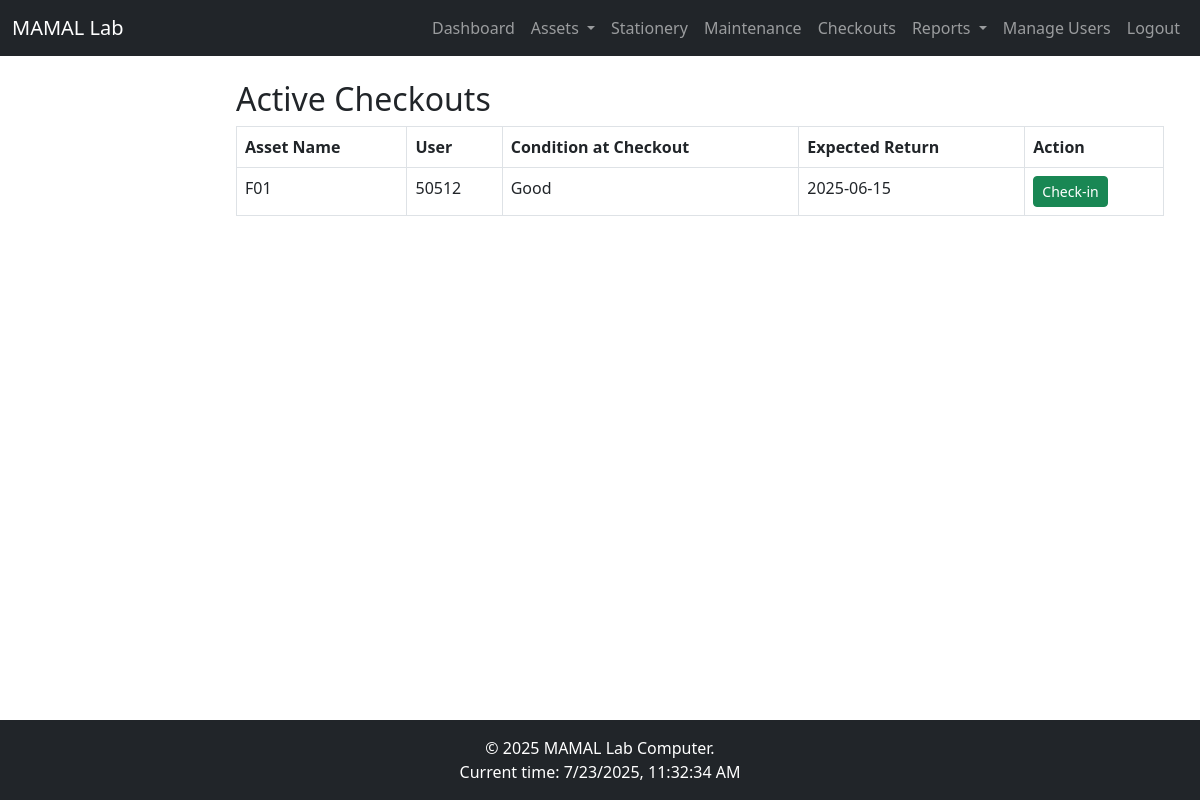
Page /checkout/active (signed in) on the committed database.
### app/models.py (models this page shows, shortened)
class Checkout(db.Model):
    id = db.Column(db.Integer, primary_key=True)
    asset_id = db.Column(db.Integer, db.ForeignKey('asset.id'))
    user_id = db.Column(db.Integer, db.ForeignKey('user.id'))
    checkout_date = db.Column(db.DateTime, default=datetime.utcnow)
    expected_return = db.Column(db.DateTime)
    actual_return = db.Column(db.DateTime)
    condition_out = db.Column(db.String(100))
    condition_in = db.Column(db.String(100))
    notes = db.Column(db.Text)
    user = db.relationship('User', backref='checkouts')

class Asset(db.Model):
    id = db.Column(db.Integer, primary_key=True)
    name = db.Column(db.String(100), nullable=False)
    serial_number = db.Column(db.String(50), unique=True, nullable=False)
    asset_type = db.Column(db.String(50), nullable=False)
    purchase_date = db.Column(db.Date)
    purchase_cost = db.Column(db.Float)
    location = db.Column(db.String(50))
    status = db.Column(db.String(20), default='Available')
    condition = db.Column(db.String(100))
    notes = db.Column(db.Text)
    qr_code = db.Column(db.String(100))
    last_updated = db.Column(db.DateTime, default=datetime.utcnow)
    maintenance = db.relationship('Maintenance', backref='asset', lazy='dynamic')
    checkouts = db.relationship('Checkout', backref='asset', lazy='dynamic')

class User(UserMixin, db.Model):
    id = db.Column(db.Integer, primary_key=True)
    username = db.Column(db.String(64), index=True, unique=True)
    email = db.Column(db.String(120), index=True, unique=True)
    password_hash = db.Column(db.String(128))
    role = db.Column(db.String(20), default='staff')  # Default role is 'staff'
    is_active = db.Column(db.Boolean, default=True)  # For soft deletion (active/inactive)
    last_seen = db.Column(db.DateTime, default=datetime.utcnow)

### app/checkout/routes.py (the view)
@bp.route('/active')
@login_required
def active_checkouts():
    checkouts = Checkout.query.filter_by(actual_return=None).order_by(Checkout.checkout_date.desc()).all()
    return render_template('checkout/active_checkouts.html', checkouts=checkouts)

### app/models.py (called while the page is built)
@login.user_loader
def load_user(id):
    return User.query.get(int(id))

### app/templates/checkout/active_checkouts.html
{% extends 'layouts/base.html' %}
{% block content %}
<div class="container mt-4">
    <h2>Active Checkouts</h2>
    {% if checkouts %}
    <table class="table table-bordered">
        <thead>
            <tr>
                <th>Asset Name</th>
                <th>User</th>
                <th>Condition at Checkout</th>
                <th>Expected Return</th>
                <th>Action</th>
            </tr>
        </thead>
        <tbody>
            {% for checkout in checkouts %}
            <tr>
                <td>{{ checkout.asset.name }}</td>
                <td>{{ checkout.user.username }}</td>
                <td>{{ checkout.condition_out }}</td>
                <td>{{ checkout.expected_return.strftime('%Y-%m-%d') }}</td>
                <td>
                    <a href="{{ url_for('checkout.checkin_asset', checkout_id=checkout.id) }}" class="btn btn-success btn-sm">Check-in</a>
                </td>
            </tr>
            {% endfor %}
        </tbody>
    </table>
    {% else %}
    <p>No active checkouts at the moment.</p>
    {% endif %}
</div>
{% endblock %}

### rows in the picture
Checkout: asset.name "F01", user.username "50512", condition_out "Good", expected_return "2025-06-15"
